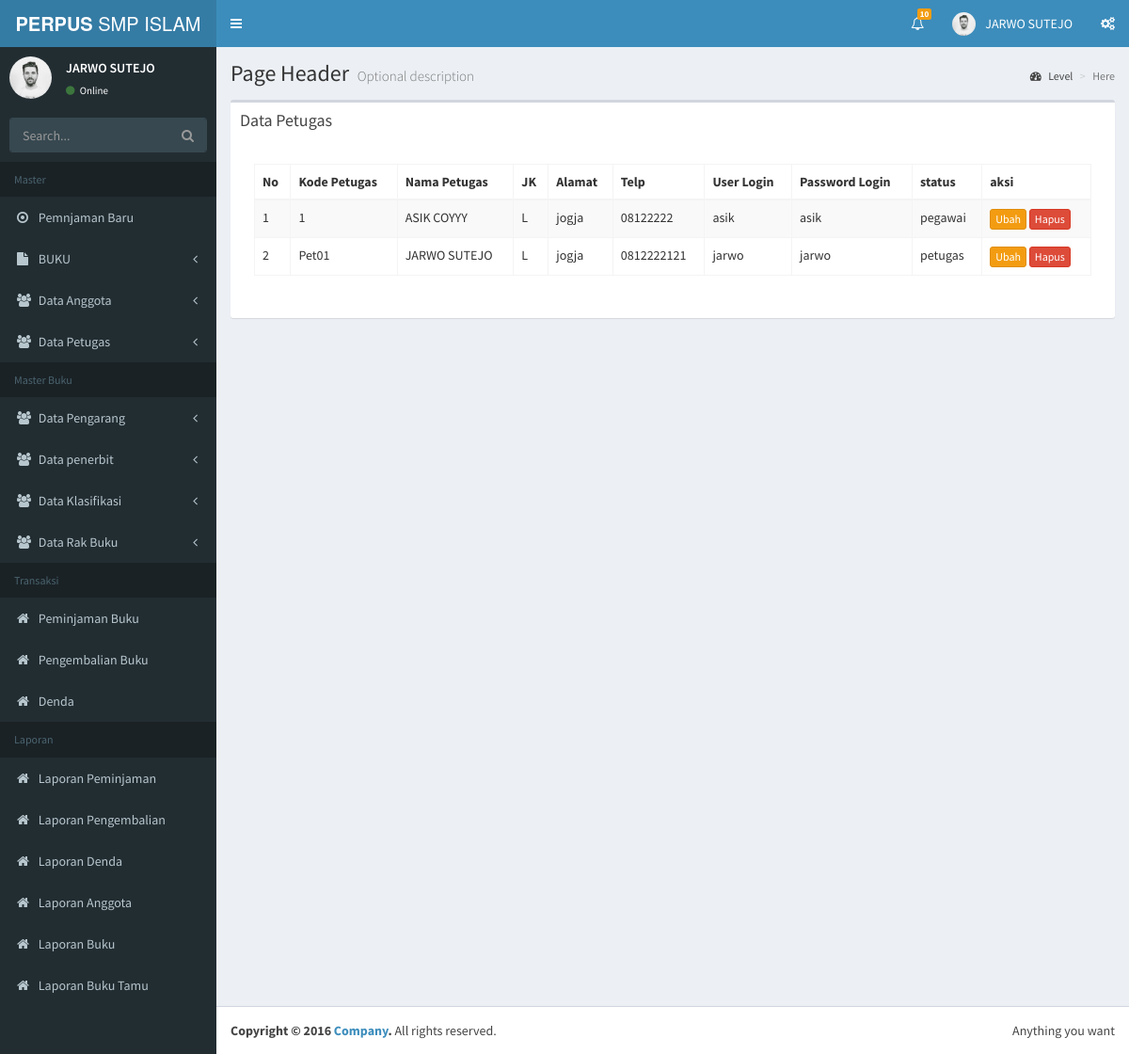
Page /pecahan/admin/index.php?page=petugas&aksi=view (signed in) on the committed database.
### tables this page shows
CREATE TABLE `petugas` (
  `kd_petugas` varchar(15) NOT NULL,
  `nama_petugas` varchar(30) NOT NULL,
  `jk` varchar(10) NOT NULL,
  `alamat` varchar(40) NOT NULL,
  `telp` varchar(13) NOT NULL,
  `user_login` varchar(15) NOT NULL,
  `pwd_login` varchar(32) NOT NULL,
  `stts` varchar(30) NOT NULL,
  `foto` varchar(100) NOT NULL,
  `hak_akses` enum('petugas','anggota') NOT NULL,
  PRIMARY KEY (`kd_petugas`)
);

### pecahan/admin/petugas/petugas_view.php (the view, shortened to what this page needs)
<div class="box">
           <div class="box-header">
             <h3 class="box-title">Data Petugas</h3>
           </div>
           <div class="box-body">
                                  <div class="panel-body">
                           <div class="table-responsive">
                               <table class="table table-striped table-bordered table-hover" id="petugas">
                                   <thead>
                                       <tr>
                                           <th>No</th>
                                           <th>Kode Petugas</th>
                                           <th>Nama Petugas</th>
                                           <th>JK</th>
                                           <th>Alamat</th>
                                           <th>Telp</th>
                                           <th>User Login</th>
                                           <th>Password Login</th>
                                           <th>status</th>
                                           <th>aksi</th>
                                       </tr>
                                   </thead>
                                   <tbody>
                                   	<?php
                                   		$sql = mysql_query("SELECT * FROM petugas");
                                   		$no = 1;
                                   		while ($tampil = mysql_fetch_array($sql)) {
                                   	 ?>
                                   	 	<tr>
                                   	 		<td><?php echo $no++; ?></td>
                                   	 		<td><?php echo $tampil['kd_petugas']; ?></td>
                                               <td><?php echo $tampil['nama_petugas']; ?></td>
                                               <td><?php echo $tampil['jk']; ?></td>
                                               <td><?php echo $tampil['alamat']; ?></td>
                                               <td><?php echo $tampil['telp']; ?></td>
                                               <td><?php echo $tampil['user_login']; ?></td>
                                               <td><?php echo $tampil['pwd_login']; ?></td>
                                               <td><?php echo $tampil['stts']; ?></td>
                                               <td>
                                                   <a href="?page=petugas&aksi=edit&id=<?php echo $tampil['kd_petugas']; ?>"><button class="btn btn-warning btn-xs">Ubah</button></a>
                                                   <a onclick="return confirm('Yakin Ingin Menghapus ?')" href="?page=petugas&aksi=hapus&id=<?php echo $tampil['kd_petugas']; ?>"><button class="btn btn-danger btn-xs">Hapus</button></a>
                                               </td>
                                   	 	</tr>
                                   	 <?php } ?>
                                   </tbody>
                               </table>
                           </div>
                       </div>
                       </div>
                       </div>

### rows in the picture
petugas: kd_petugas "1", nama_petugas "ASIK COYYY", jk "L", alamat "jogja", telp "08122222", user_login "asik", pwd_login "asik", stts "pegawai"
petugas: kd_petugas "Pet01", nama_petugas "JARWO SUTEJO", jk "L", alamat "jogja", telp "0812222121", user_login "jarwo", pwd_login "jarwo", stts "petugas"

### other values in the picture
$_SESSION['nama'] "JARWO SUTEJO"
